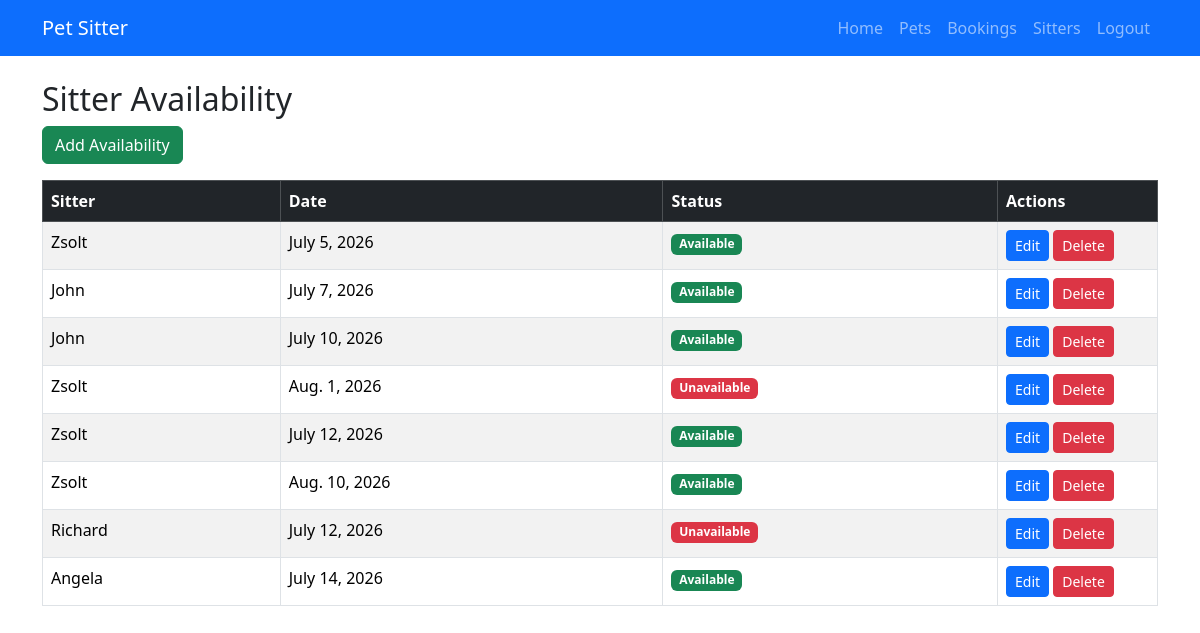
The app's page /availability/ (signed in) with its own data.
### core/models.py (models this page shows, shortened)
class SitterAvailability(models.Model):
    sitter = models.ForeignKey(
        User,
        on_delete=models.CASCADE,
        related_name="availability",
    )
    date = models.DateField()
    is_available = models.BooleanField(default=True)

### core/views.py (the view)
# urls.py: path("availability/", availability_list, name="availability_list"),
@login_required
def availability_list(request):
    availability_list = SitterAvailability.objects.all()
    return render(
        request,
        "availability/list.html",
        {"availability_list": availability_list},
    )

### core/templates/availability/list.html
{% extends "base.html" %}
{% block content %}
<h2>Sitter Availability</h2>
<a href="{% url 'availability_create' %}" class="btn btn-success mb-3">
    Add Availability
</a>
<table class="table table-striped table-bordered">
    <thead class="table-dark">
        <tr>
            <th>Sitter</th>
            <th>Date</th>
            <th>Status</th>
            <th style="width: 160px;">Actions</th>
        </tr>
    </thead>
    <tbody>
        {% for item in availability_list %}
        <tr>
            <td>{{ item.sitter }}</td>
            <td>{{ item.date }}</td>
            <td>
                {% if item.is_available %}
                    <span class="badge bg-success">Available</span>
                {% else %}
                    <span class="badge bg-danger">Unavailable</span>
                {% endif %}
            </td>
            <td>
                <a href="{% url 'availability_update' item.pk %}" class="btn btn-primary btn-sm">
                    Edit
                </a>
                <a href="{% url 'availability_delete' item.pk %}" class="btn btn-danger btn-sm">
                    Delete
                </a>
            </td>
        </tr>
        {% endfor %}
    </tbody>
</table>
{% endblock %}

### records on screen
SitterAvailability: sitter "Zsolt", date "July 5, 2026", is_available "Available"
SitterAvailability: sitter "John", date "July 7, 2026", is_available "Available"
SitterAvailability: sitter "John", date "July 10, 2026", is_available "Available"
SitterAvailability: sitter "Zsolt", date "Aug. 1, 2026", is_available "Unavailable"
SitterAvailability: sitter "Zsolt", date "July 12, 2026", is_available "Available"
SitterAvailability: sitter "Zsolt", date "Aug. 10, 2026", is_available "Available"
SitterAvailability: sitter "Richard", date "July 12, 2026", is_available "Unavailable"
SitterAvailability: sitter "Angela", date "July 14, 2026", is_available "Available"
